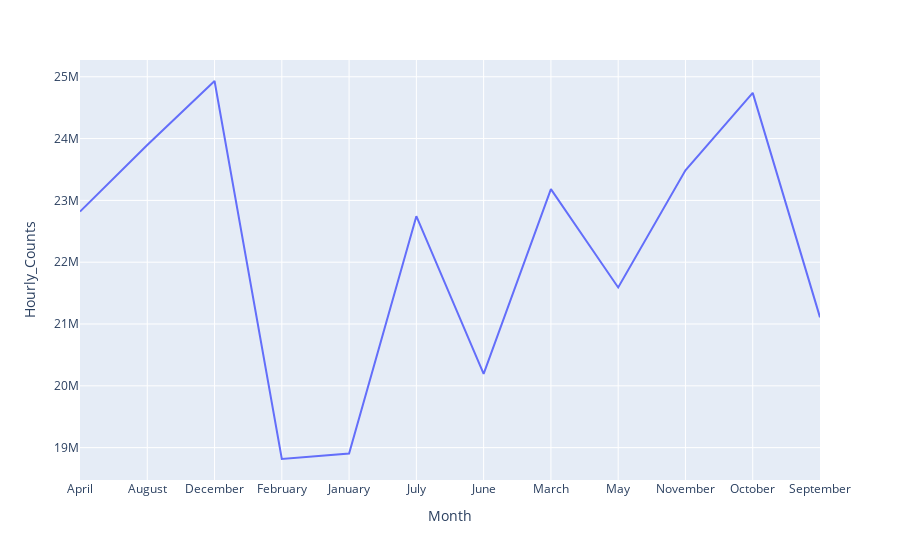

Notebook cell for this chart:
### Code cell
import plotly.express as px

px.line(months_2019_df, x="Month", y="Hourly_Counts")

### Figure 1 — Plotly figure (JSON) as saved in the notebook; plotly's stock layout.template omitted (floating-point values rounded to 4 significant figures)
{"data": [{"hovertemplate": "Month=%{x}<br>Hourly_Counts=%{y}<extra></extra>", "legendgroup": "", "line": {"color": "#636efa", "dash": "solid"}, "mode": "lines", "name": "", "orientation": "v", "showlegend": false, "type": "scatter", "x": ["April", "August", "December", "February", "January", "July", "June", "March", "May", "November", "October", "September"], "xaxis": "x", "y": [22818120, 23896524, 24931172, 18816254, 18904686, 22744685, 20194222, 23181242, 21590920, 23487511, 24738547, 21107792], "yaxis": "y"}], "layout": {"autosize": true, "legend": {"tracegroupgap": 0}, "margin": {"t": 60}, "xaxis": {"anchor": "y", "autorange": true, "domain": [0, 1], "range": [0, 11], "title": {"text": "Month"}, "type": "category"}, "yaxis": {"anchor": "x", "autorange": true, "domain": [0, 1], "range": [18480000.0, 25270000.0], "title": {"text": "Hourly_Counts"}, "type": "linear"}}}
